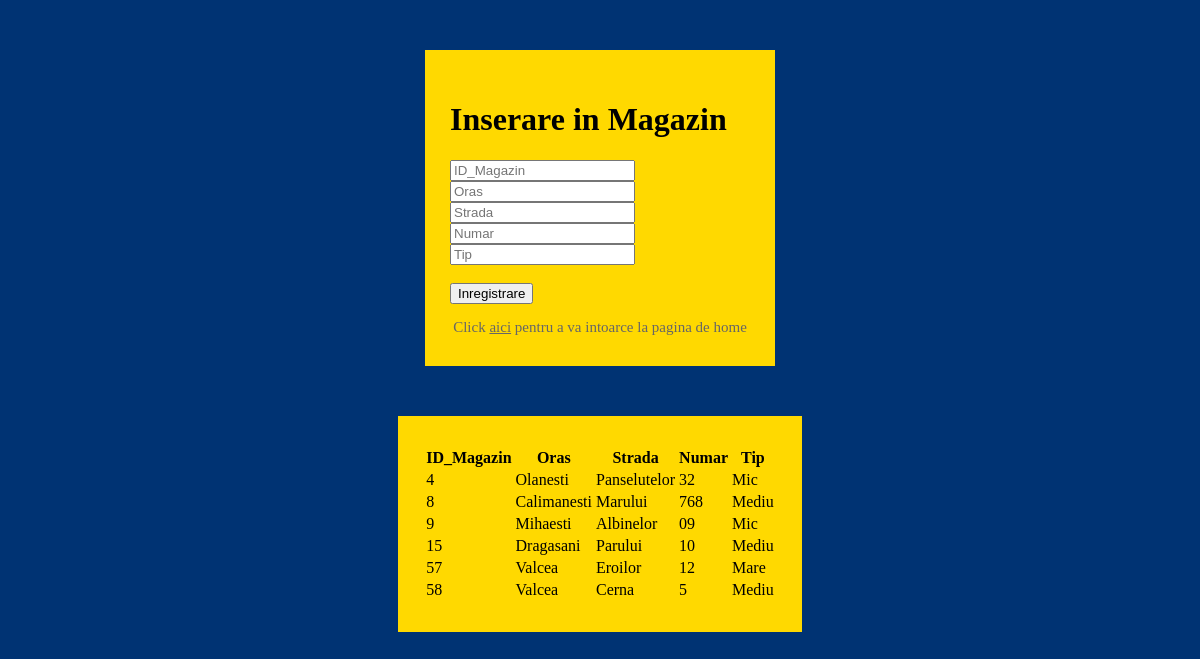
Screenshot of /insert-magazin.php with the database file from the repository.
### tables this page shows
CREATE TABLE `magazin` (
  `ID_Magazin` int(50) NOT NULL,
  `Oras` varchar(255) NOT NULL,
  `Strada` varchar(255) NOT NULL,
  `Numar` varchar(255) NOT NULL,
  `Tip` varchar(255) NOT NULL
);

### insert-magazin.php (the view, shortened to what this page needs)
<!DOCTYPE html>
<html>
<head>
    <link rel="stylesheet" href="style.css"/>
</head>
<body>
<form class="form" action="" method="post">
    <h1 class="insert-magazin-title">Inserare in Magazin</h1>
    <input type="number" class="insert-magazin-input" name="ID_Magazin" placeholder="ID_Magazin">
    <input type="text" class="insert-magazin" name="Oras" placeholder="Oras" required />
    <input type="text" class="insert-magazin" name="Strada" placeholder="Strada" required />
    <input type="number" class="insert-magazin" name="Numar" placeholder="Numar" required />
    <input type="text" class="insert-magazin" name="Tip" placeholder="Tip" required />
    <br><br><input type="submit" name="submit" value="Inregistrare" class="insert-magazin-button">
    <p class='link'>Click <a href='dashboard.php'>aici</a> pentru a va intoarce la pagina de home</p>
</form>
<?php
    include 'config.php';
    $query = "SELECT * FROM Magazin";
    if($result = mysqli_query($con, $query)){
        if(mysqli_num_rows($result) > 0){
                echo "<center><table class='form'>";
                    echo "<tr>";
                        echo "<th>ID_Magazin</th>";
                        echo "<th>Oras</th>";
                        echo "<th>Strada</th>";
                        echo "<th>Numar</th>";
                        echo "<th>Tip</th>";
                    echo "</tr>";
                while($row = mysqli_fetch_array($result)){
                    echo "<tr>";
                        echo "<td>" . $row['ID_Magazin'] . "</td>";
                        echo "<td>" . $row['Oras'] . "</td>";
                        echo "<td>" . $row['Strada'] . "</td>";
                        echo "<td>" . $row['Numar'] . "</td>";
                        echo "<td>" . $row['Tip'] . "</td>";
                    echo "</tr>";
                }
                echo "</table></center>";
            } else {
                echo "Nu exista date in tabel!";
            }
        } else {
            echo "ERROR: Nu s-a putut executa $query. " . mysqli_error($con);
        }
?>
</body>
</html>

### style.css (style rules this page uses)
body { background: #003373; }
.form { margin: 50px auto; width: 300px; padding: 30px 25px; background: #ffd900; }
.link { color: #666; font-size: 15px; text-align: center; margin-bottom: 0px; }
.link a { color: #666; }

### rows the page displays
magazin: ID_Magazin "4", Oras "Olanesti", Strada "Panselutelor", Numar "32", Tip "Mic"
magazin: ID_Magazin "8", Oras "Calimanesti", Strada "Marului", Numar "768", Tip "Mediu"
magazin: ID_Magazin "9", Oras "Mihaesti", Strada "Albinelor", Numar "09", Tip "Mic"
magazin: ID_Magazin "15", Oras "Dragasani", Strada "Parului", Numar "10", Tip "Mediu"
magazin: ID_Magazin "57", Oras "Valcea", Strada "Eroilor", Numar "12", Tip "Mare"
magazin: ID_Magazin "58", Oras "Valcea", Strada "Cerna", Numar "5", Tip "Mediu"
